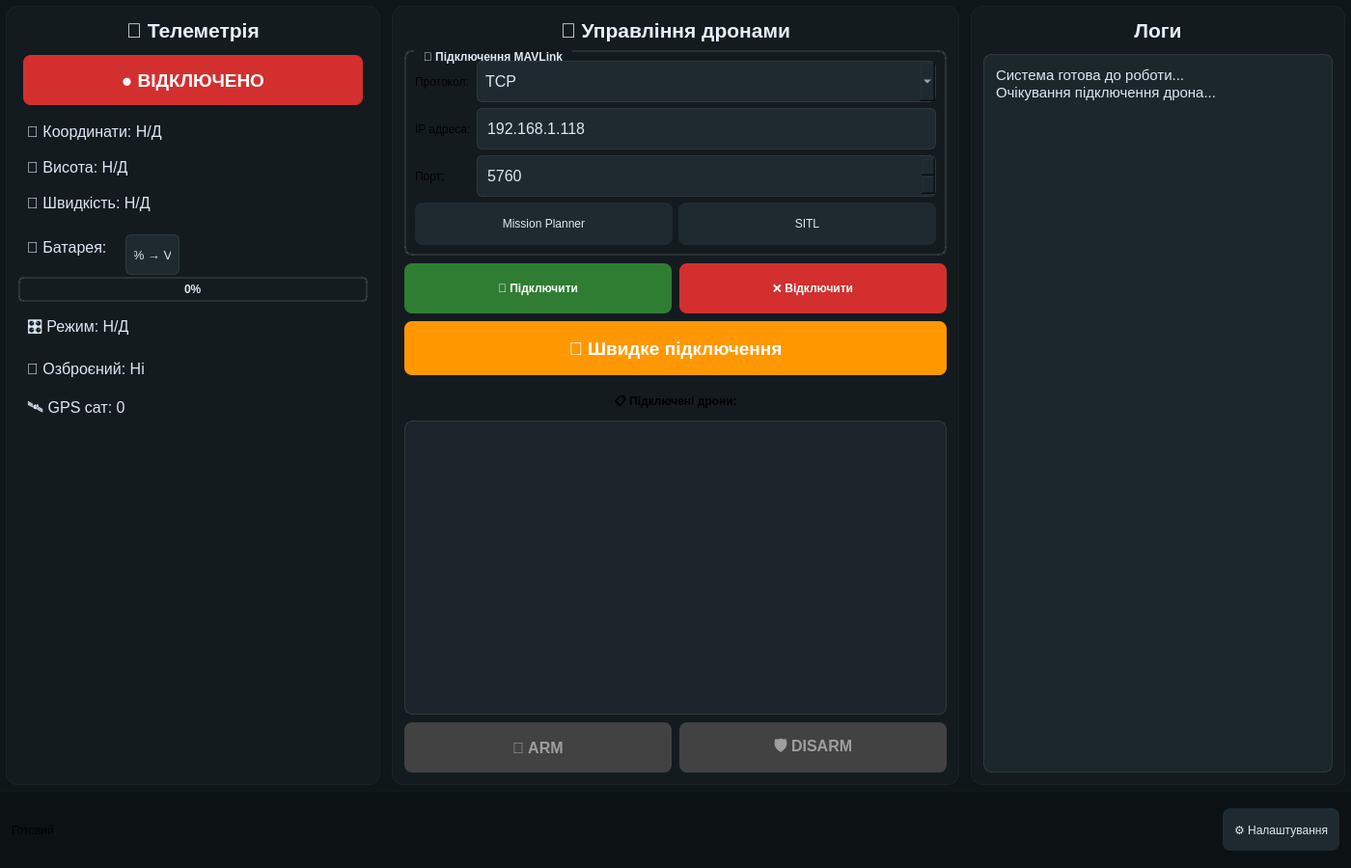
<?xml version="1.0" encoding="UTF-8"?>
<ui version="4.0">
 <class>DroneControlWindow</class>
 <widget class="QMainWindow" name="DroneControlWindow">
  <property name="geometry">
   <rect>
    <x>0</x>
    <y>0</y>
    <width>1400</width>
    <height>900</height>
   </rect>
  </property>
  <property name="minimumSize">
   <size>
    <width>1000</width>
    <height>700</height>
   </size>
  </property>
  <property name="windowTitle">
   <string>🚁 Інтерфейс Управління Дронами - Єдиний UI</string>
  </property>
  <widget class="QWidget" name="centralwidget">
   <property name="styleSheet">
    <string notr="true">
QWidget#centralwidget {
    background-color: #0f1619;
    color: #dbe7f3;
    font-family: "Inter", "Roboto", "Segoe UI", sans-serif;
    font-size: 12pt;
}

QFrame#leftPanel, QFrame#centerPanel, QFrame#rightPanel {
    background-color: rgba(20,28,33,0.7);
    border-radius: 12px;
    border: 1px solid rgba(255,255,255,0.04);
    margin: 6px;
}

QFrame#hudFrame {
    background-color: rgba(10,14,16,0.6);
    border-top: 1px solid rgba(255,255,255,0.03);
}

QLabel#radarTitle, QLabel#videoTitle, QLabel#settingsTitle {
    color: #e6f0fa;
    font-size: 16pt;
    font-weight: 700;
}

QPushButton {
    background-color: #1e2a30;
    color: #dbe7f3;
    border-radius: 8px;
    padding: 6px 12px;
    min-height: 32px;
}
QPushButton:hover {
    background-color: #26343d;
}
QPushButton:pressed {
    background-color: #1a2429;
}

QTextEdit, QPlainTextEdit {
    background-color: rgba(30,42,48,0.8);
    border: 1px solid rgba(255,255,255,0.1);
    border-radius: 8px;
    color: #dbe7f3;
    padding: 8px;
    font-family: "Consolas", "Monaco", monospace;
    font-size: 11pt;
}
    </string>
   </property>
   <layout class="QVBoxLayout" name="mainVerticalLayout">
    <property name="spacing">
     <number>0</number>
    </property>
    <property name="leftMargin">
     <number>0</number>
    </property>
    <property name="topMargin">
     <number>0</number>
    </property>
    <property name="rightMargin">
     <number>0</number>
    </property>
    <property name="bottomMargin">
     <number>0</number>
    </property>
    <item>
     <layout class="QHBoxLayout" name="mainHorizontalLayout">
      <property name="spacing">
       <number>0</number>
      </property>
      <item>
       <widget class="QFrame" name="leftPanel">
        <property name="minimumSize">
         <size>
          <width>280</width>
          <height>0</height>
         </size>
        </property>
        <property name="maximumSize">
         <size>
          <width>400</width>
          <height>16777215</height>
         </size>
        </property>
        <layout class="QVBoxLayout" name="leftPanelLayout">
         <property name="spacing">
          <number>8</number>
         </property>
         <property name="leftMargin">
          <number>12</number>
         </property>
         <property name="topMargin">
          <number>12</number>
         </property>
         <property name="rightMargin">
          <number>12</number>
         </property>
         <property name="bottomMargin">
          <number>12</number>
         </property>
         <item>
          <widget class="QLabel" name="radarTitle">
           <property name="text">
            <string>📡 Телеметрiя</string>
           </property>
           <property name="alignment">
            <set>Qt::AlignCenter</set>
           </property>
          </widget>
         </item>
         <item>
          <widget class="QPushButton" name="connectionStatusButton">
           <property name="enabled">
            <bool>false</bool>
           </property>
           <property name="minimumSize">
            <size>
             <width>0</width>
             <height>40</height>
            </size>
           </property>
           <property name="text">
            <string>● ВІДКЛЮЧЕНО</string>
           </property>
           <property name="styleSheet">
            <string notr="true">
QPushButton {
    background-color: #d32f2f;
    color: white;
    border: none;
    border-radius: 8px;
    padding: 10px 15px;
    font-size: 14pt;
    font-weight: bold;
    margin: 5px;
}
            </string>
           </property>
          </widget>
         </item>
         <item>
          <widget class="QLabel" name="coordinatesLabel">
           <property name="text">
            <string>📍 Координати: Н/Д</string>
           </property>
           <property name="styleSheet">
            <string notr="true">color: #dbe7f3; font-size: 12pt; margin: 5px;</string>
           </property>
          </widget>
         </item>
         <item>
          <widget class="QLabel" name="altitudeLabel">
           <property name="text">
            <string>📏 Висота: Н/Д</string>
           </property>
           <property name="styleSheet">
            <string notr="true">color: #dbe7f3; font-size: 12pt; margin: 5px;</string>
           </property>
          </widget>
         </item>
         <item>
          <widget class="QLabel" name="speedLabel">
           <property name="text">
            <string>🏃 Швидкість: Н/Д</string>
           </property>
           <property name="styleSheet">
            <string notr="true">color: #dbe7f3; font-size: 12pt; margin: 5px;</string>
           </property>
          </widget>
         </item>
         <item>
          <layout class="QHBoxLayout" name="batteryLayout">
           <item>
            <widget class="QLabel" name="batteryLabel">
             <property name="text">
              <string>🔋 Батарея:</string>
             </property>
             <property name="styleSheet">
              <string notr="true">color: #dbe7f3; font-size: 12pt; margin: 5px;</string>
             </property>
            </widget>
           </item>
           <item>
            <widget class="QPushButton" name="batteryModeButton">
             <property name="maximumSize">
              <size>
               <width>60</width>
               <height>30</height>
              </size>
             </property>
             <property name="text">
              <string>% → V</string>
             </property>
             <property name="styleSheet">
              <string notr="true">
QPushButton {
    background-color: #1e2a30;
    color: #dbe7f3;
    border: 1px solid rgba(255,255,255,0.1);
    border-radius: 6px;
    padding: 4px 8px;
    font-size: 10pt;
    margin: 2px;
}
QPushButton:hover {
    background-color: #26343d;
}
              </string>
             </property>
            </widget>
           </item>
           <item>
            <spacer name="batterySpacer">
             <property name="orientation">
              <enum>Qt::Horizontal</enum>
             </property>
             <property name="sizeHint" stdset="0">
              <size>
               <width>40</width>
               <height>20</height>
              </size>
             </property>
            </spacer>
           </item>
          </layout>
         </item>
         <item>
          <widget class="QProgressBar" name="batteryProgressBar">
           <property name="value">
            <number>0</number>
           </property>
           <property name="styleSheet">
            <string notr="true">
QProgressBar {
    border: 2px solid rgba(255,255,255,0.1);
    border-radius: 5px;
    background-color: rgba(20,28,33,0.7);
    text-align: center;
    color: #dbe7f3;
    font-weight: bold;
}
QProgressBar::chunk {
    background-color: #4CAF50;
    border-radius: 3px;
}
            </string>
           </property>
          </widget>
         </item>
         <item>
          <widget class="QLabel" name="modeLabel">
           <property name="text">
            <string>🎛️ Режим: Н/Д</string>
           </property>
           <property name="styleSheet">
            <string notr="true">color: #dbe7f3; font-size: 12pt; margin: 5px;</string>
           </property>
          </widget>
         </item>
         <item>
          <widget class="QLabel" name="armedLabel">
           <property name="text">
            <string>🔫 Озброєний: Ні</string>
           </property>
           <property name="styleSheet">
            <string notr="true">color: #dbe7f3; font-size: 12pt; margin: 5px;</string>
           </property>
          </widget>
         </item>
         <item>
          <widget class="QLabel" name="gpsLabel">
           <property name="text">
            <string>🛰️ GPS сат: 0</string>
           </property>
           <property name="styleSheet">
            <string notr="true">color: #dbe7f3; font-size: 12pt; margin: 5px;</string>
           </property>
          </widget>
         </item>
         <item>
          <spacer name="leftPanelSpacer">
           <property name="orientation">
            <enum>Qt::Vertical</enum>
           </property>
           <property name="sizeHint" stdset="0">
            <size>
             <width>20</width>
             <height>40</height>
            </size>
           </property>
          </spacer>
         </item>
        </layout>
       </widget>
      </item>
      <item>
       <widget class="QFrame" name="centerPanel">
        <property name="sizePolicy">
         <sizepolicy hsizetype="Expanding" vsizetype="Preferred">
          <horstretch>0</horstretch>
          <verstretch>0</verstretch>
         </sizepolicy>
        </property>
        <property name="minimumSize">
         <size>
          <width>400</width>
          <height>0</height>
         </size>
        </property>
        <layout class="QVBoxLayout" name="centerPanelLayout">
         <property name="spacing">
          <number>8</number>
         </property>
         <property name="leftMargin">
          <number>12</number>
         </property>
         <property name="topMargin">
          <number>12</number>
         </property>
         <property name="rightMargin">
          <number>12</number>
         </property>
         <property name="bottomMargin">
          <number>12</number>
         </property>
         <item>
          <widget class="QLabel" name="videoTitle">
           <property name="text">
            <string>🚁 Управління дронами</string>
           </property>
           <property name="alignment">
            <set>Qt::AlignCenter</set>
           </property>
          </widget>
         </item>
         <item>
          <widget class="QGroupBox" name="connectionGroupBox">
           <property name="title">
            <string>🔗 Підключення MAVLink</string>
           </property>
           <property name="styleSheet">
            <string notr="true">
QGroupBox {
    color: #dbe7f3;
    border: 2px solid rgba(255,255,255,0.1);
    border-radius: 8px;
    margin-top: 1ex;
    font-weight: bold;
}
QGroupBox::title {
    subcontrol-origin: margin;
    left: 10px;
    padding: 0 8px 0 8px;
}
            </string>
           </property>
           <layout class="QGridLayout" name="connectionGridLayout">
            <item row="0" column="0">
             <widget class="QLabel" name="protocolLabel">
              <property name="text">
               <string>Протокол:</string>
              </property>
             </widget>
            </item>
            <item row="0" column="1">
             <widget class="QComboBox" name="protocolCombo">
              <property name="styleSheet">
               <string notr="true">
QComboBox {
    background-color: #1e2a30;
    color: #dbe7f3;
    border: 1px solid rgba(255,255,255,0.1);
    border-radius: 6px;
    padding: 8px;
    font-size: 12pt;
    min-height: 25px;
}
               </string>
              </property>
              <item>
               <property name="text">
                <string>TCP</string>
               </property>
              </item>
              <item>
               <property name="text">
                <string>UDP</string>
               </property>
              </item>
             </widget>
            </item>
            <item row="1" column="0">
             <widget class="QLabel" name="hostLabel">
              <property name="text">
               <string>IP адреса:</string>
              </property>
             </widget>
            </item>
            <item row="1" column="1">
             <widget class="QLineEdit" name="hostInput">
              <property name="text">
               <string>192.168.1.118</string>
              </property>
              <property name="placeholderText">
               <string>Введіть IP адресу</string>
              </property>
              <property name="styleSheet">
               <string notr="true">
QLineEdit {
    background-color: #1e2a30;
    color: #dbe7f3;
    border: 1px solid rgba(255,255,255,0.1);
    border-radius: 6px;
    padding: 8px;
    font-size: 12pt;
    min-height: 25px;
}
               </string>
              </property>
             </widget>
            </item>
            <item row="2" column="0">
             <widget class="QLabel" name="portLabel">
              <property name="text">
               <string>Порт:</string>
              </property>
             </widget>
            </item>
            <item row="2" column="1">
             <widget class="QSpinBox" name="portInput">
              <property name="minimum">
               <number>1</number>
              </property>
              <property name="maximum">
               <number>65535</number>
              </property>
              <property name="value">
               <number>5760</number>
              </property>
              <property name="styleSheet">
               <string notr="true">
QSpinBox {
    background-color: #1e2a30;
    color: #dbe7f3;
    border: 1px solid rgba(255,255,255,0.1);
    border-radius: 6px;
    padding: 8px;
    font-size: 12pt;
    min-height: 25px;
}
               </string>
              </property>
             </widget>
            </item>
            <item row="3" column="0" colspan="2">
             <layout class="QHBoxLayout" name="presetLayout">
              <item>
               <widget class="QPushButton" name="missionPlannerButton">
                <property name="text">
                 <string>Mission Planner</string>
                </property>
                <property name="toolTip">
                 <string>UDP 127.0.0.1:14551</string>
                </property>
               </widget>
              </item>
              <item>
               <widget class="QPushButton" name="sitlButton">
                <property name="text">
                 <string>SITL</string>
                </property>
                <property name="toolTip">
                 <string>TCP 127.0.0.1:5760</string>
                </property>
               </widget>
              </item>
             </layout>
            </item>
           </layout>
          </widget>
         </item>
         <item>
          <layout class="QHBoxLayout" name="connectionLayout">
           <item>
            <widget class="QPushButton" name="stopButton">
             <property name="text">
              <string>🔗 Підключити</string>
             </property>
             <property name="styleSheet">
              <string notr="true">
QPushButton {
    background-color: #2e7d32;
    color: white;
    border: none;
    border-radius: 8px;
    padding: 8px 16px;
    font-weight: bold;
    min-height: 36px;
}
QPushButton:hover {
    background-color: #388e3c;
}
QPushButton:pressed {
    background-color: #1b5e20;
}
              </string>
             </property>
            </widget>
           </item>
           <item>
            <widget class="QPushButton" name="connectButton">
             <property name="text">
              <string>❌ Відключити</string>
             </property>
             <property name="styleSheet">
              <string notr="true">
QPushButton {
    background-color: #d32f2f;
    color: white;
    border: none;
    border-radius: 8px;
    padding: 8px 16px;
    font-weight: bold;
    min-height: 36px;
}
QPushButton:hover {
    background-color: #f44336;
}
QPushButton:pressed {
    background-color: #b71c1c;
}
              </string>
             </property>
            </widget>
           </item>
          </layout>
         </item>
         <item>
          <widget class="QPushButton" name="startButton">
           <property name="text">
            <string>🚁 Швидке підключення</string>
           </property>
           <property name="styleSheet">
            <string notr="true">
QPushButton {
    background-color: #ff9800;
    color: white;
    border: none;
    border-radius: 8px;
    padding: 8px 16px;
    font-weight: bold;
    min-height: 40px;
    font-size: 14pt;
}
QPushButton:hover {
    background-color: #fb8c00;
}
QPushButton:pressed {
    background-color: #ef6c00;
}
            </string>
           </property>
          </widget>
         </item>
         <item>
          <widget class="QLabel" name="dronesListTitle">
           <property name="text">
            <string>📋 Підключені дрони:</string>
           </property>
           <property name="alignment">
            <set>Qt::AlignCenter</set>
           </property>
           <property name="styleSheet">
            <string notr="true">font-weight: bold; margin-top: 10px;</string>
           </property>
          </widget>
         </item>
         <item>
          <widget class="QListWidget" name="dronesListWidget">
           <property name="minimumSize">
            <size>
             <width>0</width>
             <height>120</height>
            </size>
           </property>
           <property name="styleSheet">
            <string notr="true">
QListWidget {
    background-color: rgba(30,42,48,0.7);
    border: 1px solid rgba(255,255,255,0.1);
    border-radius: 8px;
    color: #dbe7f3;
    font-size: 12pt;
    padding: 5px;
}
QListWidget::item {
    padding: 8px;
    border-bottom: 1px solid rgba(255,255,255,0.05);
}
QListWidget::item:selected {
    background-color: rgba(70,130,180,0.3);
}
            </string>
           </property>
          </widget>
         </item>
         <item>
          <layout class="QHBoxLayout" name="armDisarmLayout">
           <item>
            <widget class="QPushButton" name="armButton">
             <property name="enabled">
              <bool>false</bool>
             </property>
             <property name="text">
              <string>🔫 ARM</string>
             </property>
             <property name="styleSheet">
              <string notr="true">
QPushButton {
    background-color: #424242;
    color: #9e9e9e;
    border: none;
    border-radius: 8px;
    padding: 8px 16px;
    font-size: 12pt;
    font-weight: bold;
    min-height: 36px;
}
              </string>
             </property>
            </widget>
           </item>
           <item>
            <widget class="QPushButton" name="disarmButton">
             <property name="enabled">
              <bool>false</bool>
             </property>
             <property name="text">
              <string>🛡️ DISARM</string>
             </property>
             <property name="styleSheet">
              <string notr="true">
QPushButton {
    background-color: #424242;
    color: #9e9e9e;
    border: none;
    border-radius: 8px;
    padding: 8px 16px;
    font-size: 12pt;
    font-weight: bold;
    min-height: 36px;
}
              </string>
             </property>
            </widget>
           </item>
          </layout>
         </item>
        </layout>
       </widget>
      </item>
      <item>
       <widget class="QFrame" name="rightPanel">
        <property name="minimumSize">
         <size>
          <width>250</width>
          <height>0</height>
         </size>
        </property>
        <property name="maximumSize">
         <size>
          <width>400</width>
          <height>16777215</height>
         </size>
        </property>
        <layout class="QVBoxLayout" name="rightPanelLayout">
         <property name="spacing">
          <number>12</number>
         </property>
         <property name="leftMargin">
          <number>12</number>
         </property>
         <property name="topMargin">
          <number>12</number>
         </property>
         <property name="rightMargin">
          <number>12</number>
         </property>
         <property name="bottomMargin">
          <number>12</number>
         </property>
         <item>
          <widget class="QLabel" name="settingsTitle">
           <property name="text">
            <string>Логи</string>
           </property>
           <property name="alignment">
            <set>Qt::AlignCenter</set>
           </property>
          </widget>
         </item>
         <item>
          <widget class="QPlainTextEdit" name="logsTextEdit">
           <property name="sizePolicy">
            <sizepolicy hsizetype="Expanding" vsizetype="Expanding">
             <horstretch>0</horstretch>
             <verstretch>0</verstretch>
            </sizepolicy>
           </property>
           <property name="minimumSize">
            <size>
             <width>0</width>
             <height>200</height>
            </size>
           </property>
           <property name="readOnly">
            <bool>true</bool>
           </property>
           <property name="plainText">
            <string>Система готова до роботи...
Очікування підключення дрона...</string>
           </property>
          </widget>
         </item>
        </layout>
       </widget>
      </item>
     </layout>
    </item>
    <item>
     <widget class="QFrame" name="hudFrame">
      <property name="minimumSize">
       <size>
        <width>0</width>
        <height>80</height>
       </size>
      </property>
      <property name="maximumSize">
       <size>
        <width>16777215</width>
        <height>120</height>
       </size>
      </property>
      <layout class="QHBoxLayout" name="hudLayout">
       <property name="spacing">
        <number>12</number>
       </property>
       <property name="leftMargin">
        <number>12</number>
       </property>
       <property name="topMargin">
        <number>12</number>
       </property>
       <property name="rightMargin">
        <number>12</number>
       </property>
       <property name="bottomMargin">
        <number>12</number>
       </property>
       <item>
        <widget class="QLabel" name="statusLabel">
         <property name="styleSheet">
          <string notr="true">font: 26pt "MS Shell Dlg 2";</string>
         </property>
         <property name="text">
          <string>Готовий</string>
         </property>
        </widget>
       </item>
       <item>
        <spacer name="hudSpacer">
         <property name="orientation">
          <enum>Qt::Horizontal</enum>
         </property>
         <property name="sizeHint" stdset="0">
          <size>
           <width>40</width>
           <height>20</height>
          </size>
         </property>
        </spacer>
       </item>
       <item>
        <widget class="QPushButton" name="settingsButton">
         <property name="maximumSize">
          <size>
           <width>200</width>
           <height>16777215</height>
          </size>
         </property>
         <property name="text">
          <string>⚙ Налаштування</string>
         </property>
        </widget>
       </item>
      </layout>
     </widget>
    </item>
   </layout>
  </widget>
 </widget>
 <resources/>
 <connections/>
</ui>
